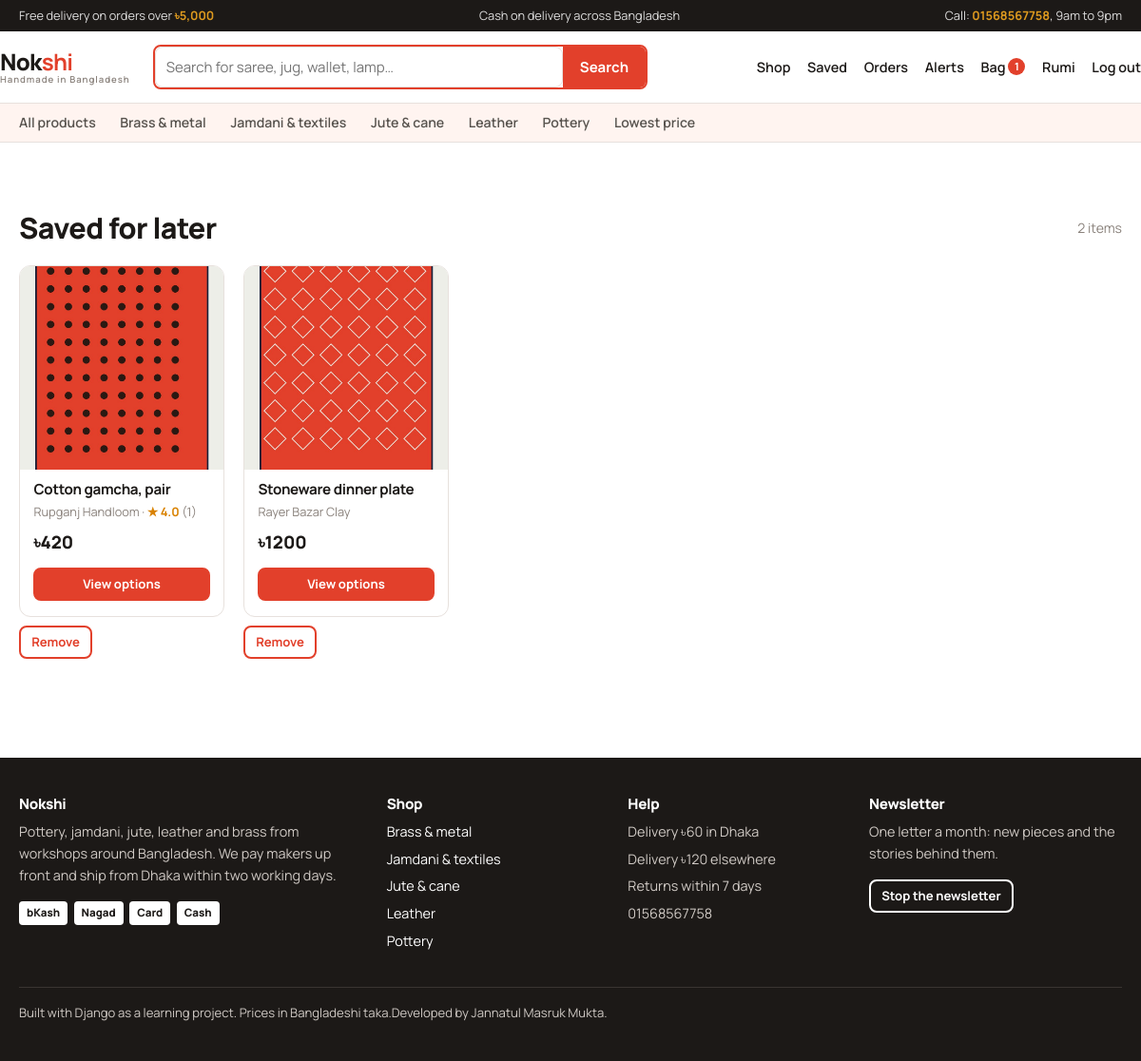
Screenshot of /saved/ (signed in) with the database file from the repository.
### products/models.py (models this page shows, shortened)
class CustomUser(AbstractUser):
    middle_name = models.CharField(max_length=150, blank=True)
    email = models.EmailField(unique=True)
    REQUIRED_FIELDS = ["email"]
    class Meta:
        verbose_name = "user"
        verbose_name_plural = "users"

class Category(models.Model):
    name = models.CharField(max_length=120, unique=True)
    slug = models.SlugField(max_length=140, unique=True, blank=True)
    description = models.CharField(max_length=255, blank=True)
    image = models.ImageField(upload_to="categories/", blank=True)
    class Meta:
        verbose_name_plural = "categories"
        ordering = ["name"]
    def get_absolute_url(self):
        return f"{reverse('product_list')}?category={self.slug}"

class Wishlist(models.Model):
    customer = models.ForeignKey(Customer, on_delete=models.CASCADE, related_name="wishlist")
    product = models.ForeignKey(Product, on_delete=models.CASCADE, related_name="wishlisted_by")
    added_at = models.DateTimeField(auto_now_add=True)
    class Meta:
        unique_together = ("customer", "product")
        ordering = ["-added_at"]

class Product(models.Model):
    name = models.CharField(max_length=200)
    slug = models.SlugField(max_length=220, unique=True, blank=True)
    description = models.TextField()
    category = models.ForeignKey(Category, on_delete=models.PROTECT, related_name="products")
    brand = models.ForeignKey(Brand, on_delete=models.PROTECT, related_name="products")
    image = models.ImageField(upload_to="products/", blank=True)
    is_featured = models.BooleanField(default=False)
    is_active = models.BooleanField(default=True)
    created_at = models.DateTimeField(auto_now_add=True)
    class Meta:
        ordering = ["-created_at"]
    def get_absolute_url(self):
        return reverse("product_detail", args=[self.slug])
    @property
    def starting_price(self):
        prices = [v.price for v in self.variants.all()]
        return min(prices) if prices else None
    @property
    def discount_percent(self):
        cheapest = min(self.variants.all(), key=lambda v: v.price, default=None)
        return cheapest.discount_percent if cheapest else 0
    @property
    def total_stock(self):
        return sum(v.stock for v in self.variants.all())
    @property
    def in_stock(self):
        return self.total_stock > 0
    @property
    def average_rating(self):
        ratings = [r.rating for r in self.reviews.all()]
        if not ratings:
            return None
        return round(sum(ratings) / len(ratings), 1)

class Brand(models.Model):
    name = models.CharField(max_length=120, unique=True)
    slug = models.SlugField(max_length=140, unique=True, blank=True)
    origin = models.CharField(max_length=120, blank=True, help_text="Where the maker is based")
    class Meta:
        ordering = ["name"]

class Review(models.Model):
    customer = models.ForeignKey(Customer, on_delete=models.CASCADE, related_name="reviews")
    product = models.ForeignKey(Product, on_delete=models.CASCADE, related_name="reviews")
    rating = models.PositiveSmallIntegerField(
        validators=[MinValueValidator(1), MaxValueValidator(5)]
    )
    comment = models.TextField(max_length=1000)
    created_at = models.DateTimeField(auto_now_add=True)
    class Meta:
        unique_together = ("customer", "product")
        ordering = ["-created_at"]

class ProductVariant(models.Model):
    product = models.ForeignKey(Product, on_delete=models.CASCADE, related_name="variants")
    name = models.CharField(max_length=120, help_text="e.g. Indigo / Medium")
    sku = models.CharField(max_length=40, unique=True)
    price = models.DecimalField(max_digits=10, decimal_places=2)
    compare_at_price = models.DecimalField(
        max_digits=10,
        decimal_places=2,
        null=True,
        blank=True,
        help_text="The old price. Leave empty if this item is not on offer.",
    )
    stock = models.PositiveIntegerField(default=0)
    class Meta:
        ordering = ["price"]
        unique_together = ("product", "name")
    @property
    def is_on_offer(self):
        return bool(self.compare_at_price and self.compare_at_price > self.price)
    @property
    def discount_percent(self):
        if not self.is_on_offer:
            return 0
        saved = self.compare_at_price - self.price
        return int(round(saved / self.compare_at_price * 100))

### products/views.py (the view)
# urls.py: path('saved/', views.wishlist_view, name='wishlist'),
@login_required
def wishlist_view(request):
    saved = (
        Wishlist.objects.filter(customer=request.user.customer)
        .select_related("product__brand")
        .prefetch_related("product__variants")
    )
    return render(request, "products/wishlist.html", {"saved": saved})

### products/context_processors.py (called while the page is built)
def shop_context(request):
    data = {
        'shop_name': settings.SHOP_NAME,
        'shop_tagline': settings.SHOP_TAGLINE,
        'nav_categories': Category.objects.all()[:6],
        'cart_count': 0,
        'unread_notifications': 0,
        'is_subscribed': False,
    }
    if request.user.is_authenticated:
        customer = getattr(request.user, 'customer', None)
        if customer:
            cart = getattr(customer, 'cart', None)
            if cart:
                data['cart_count'] = cart.item_count
            data['unread_notifications'] = customer.notifications.filter(is_read=False).count()
            subscription = getattr(customer, 'subscription', None)
            data['is_subscribed'] = bool(subscription and subscription.is_active)
    return data

### products/models.py (called while the page is built)
    @property
    def item_count(self):
        return sum(item.quantity for item in self.items.all())

### products/templates/products/wishlist.html (shortened to what this page needs)
{% extends "base.html" %}
{% block content %}
<div class="section-head">
  <h1>Saved for later</h1>
  <p>{{ saved|length }} item{{ saved|length|pluralize }}</p>
</div>
{% if saved %}
  <div class="grid">
    {% for entry in saved %}
      {% with product=entry.product %}
        <div>
          {% include "products/_card.html" %}
          <form method="post" action="{% url 'wishlist_toggle' product.slug %}" style="margin-top:0.6rem">
            <button class="btn btn-small btn-quiet" type="submit">Remove</button>
          </form>
        </div>
      {% endwith %}
    {% endfor %}
  </div>
{% else %}
  <div class="empty-state">
    <h2>Nothing saved yet</h2>
    <p>Use “Save for later” on any product to keep it here.</p>
    <a class="btn" href="{% url 'product_list' %}">Browse the shop</a>
  </div>
{% endif %}
{% endblock %}

### products/templates/base.html (shortened to what this page needs)
{% load static %}<!DOCTYPE html>
<html lang="en">
<head>
  <link rel="stylesheet" href="{% static 'css/style.css' %}">
</head>
<body>
<div class="ticker">
  <div class="shell">
    <span>Free delivery on orders over <strong>৳5,000</strong></span>
    <span>Cash on delivery across Bangladesh</span>
    <span>Call: <strong>01568567758</strong>, 9am to 9pm</span>
  </div>
</div>
<header class="masthead">
  <div class="shell masthead-inner">
    <a class="wordmark" href="{% url 'home' %}">Nok<b>shi</b><span>{{ shop_tagline }}</span></a>
    <form class="header-search" method="get" action="{% url 'product_list' %}" role="search">
      <input type="search" name="q" placeholder="Search for saree, jug, wallet, lamp…" aria-label="Search products">
      <button type="submit">Search</button>
    </form>
    <nav>
      <a href="{% url 'product_list' %}">Shop</a>
      {% if user.is_authenticated %}
        <a href="{% url 'wishlist' %}">Saved</a>
        <a href="{% url 'order_list' %}">Orders</a>
        <a href="{% url 'notifications' %}">Alerts{% if unread_notifications %}<span class="pill">{{ unread_notifications }}</span>{% endif %}</a>
        <a href="{% url 'cart_detail' %}">Bag{% if cart_count %}<span class="pill">{{ cart_count }}</span>{% endif %}</a>
        <a href="{% url 'profile' %}">{{ user.first_name|default:user.username }}</a>
        <form method="post" action="{% url 'logout' %}" style="display:inline">
          <button type="submit" class="linkish" style="text-decoration:none">Log out</button>
        </form>
      {% else %}
        <a href="{% url 'login' %}">Log in</a>
        <a class="btn btn-small" href="{% url 'signup' %}">Create account</a>
      {% endif %}
    </nav>
  </div>
</header>
{% if nav_categories %}
<div class="subnav">
  <div class="shell">
    <a href="{% url 'product_list' %}">All products</a>
    {% for category in nav_categories %}
      <a href="{{ category.get_absolute_url }}">{{ category.name }}</a>
    {% endfor %}
    <a href="{% url 'product_list' %}?sort=price_low">Lowest price</a>
  </div>
</div>
{% endif %}
<main>
  <div class="shell">
    {% block content %}{% endblock %}
  </div>
</main>
<footer class="footer">
  <div class="shell">
    <div class="footer-grid">
      <div>
        <h4>{{ shop_name }}</h4>
        <p>Pottery, jamdani, jute, leather and brass from workshops around Bangladesh. We pay makers up front and ship from Dhaka within two working days.</p>
        <div class="pay-row">
          <span>bKash</span><span>Nagad</span><span>Card</span><span>Cash</span>
        </div>
      </div>
      <div>
        <h4>Shop</h4>
        <ul>
          {% for category in nav_categories %}
            <li><a href="{{ category.get_absolute_url }}">{{ category.name }}</a></li>
          {% endfor %}
        </ul>
      </div>
      <div>
        <h4>Help</h4>
        <ul>
          <li>Delivery ৳60 in Dhaka</li>
          <li>Delivery ৳120 elsewhere</li>
          <li>Returns within 7 days</li>
          <li>01568567758</li>
        </ul>
      </div>
      <div>
        <h4>Newsletter</h4>
        <p>One letter a month: new pieces and the stories behind them.</p>
        {% if user.is_authenticated %}
          <form method="post" action="{% url 'toggle_subscription' %}">
            {% if is_subscribed %}
              <button type="submit" class="btn btn-small btn-danger" style="color:#fff;border-color:#fff">Stop the newsletter</button>
            {% else %}
              <button type="submit" class="btn btn-small btn-accent">Sign me up</button>
            {% endif %}
          </form>
        {% else %}
          <a class="btn btn-small btn-accent" href="{% url 'signup' %}">Create an account</a>
        {% endif %}
      </div>
    </div>
    <p class="colophon">Built with Django as a learning project. Prices in Bangladeshi taka.Developed by Jannatul Masruk Mukta.</p>
  </div>
</footer>
</body>
</html>

### products/templates/products/_card.html (shortened to what this page needs)
<article class="product">
  <div class="product-figure{% if not product.image %} empty{% endif %}">
    {% if product.image %}
      <a href="{{ product.get_absolute_url }}"><img src="{{ product.image.url }}" alt="{{ product.name }}"></a>
    {% else %}
      {{ product.name|first }}
    {% endif %}
  </div>
  <div class="product-body">
    <h3><a href="{{ product.get_absolute_url }}">{{ product.name }}</a></h3>
    <div class="maker">
      {{ product.brand.name }}
      {% if product.average_rating %}&middot; <span class="rating">★ {{ product.average_rating }}</span> ({{ product.reviews.count }}){% endif %}
    </div>
    <div class="price-row">
      <span class="price">৳{{ product.starting_price|floatformat:0|default:"—" }}</span>
    </div>
    <a class="btn btn-small" href="{{ product.get_absolute_url }}">View options</a>
  </div>
</article>

### rows the page displays
CustomUser: first_name "Rumi"
Category: name "Brass & metal"
Category: name "Jamdani & textiles"
Category: name "Jute & cane"
Category: name "Leather"
Category: name "Pottery"
Wishlist: product.image (picture), product.name "Cotton gamcha, pair", product.brand.name "Rupganj Handloom", product.average_rating "4.0", product.reviews.count "1", product.starting_price "420"
Wishlist: product.image (picture), product.name "Stoneware dinner plate", product.brand.name "Rayer Bazar Clay", product.starting_price "1200"

### other values shown
{{ shop_tagline }} "Handmade in Bangladesh"
{{ cart_count }} "1"
{{ saved|length }} "2"
{{ shop_name }} "Nokshi"
